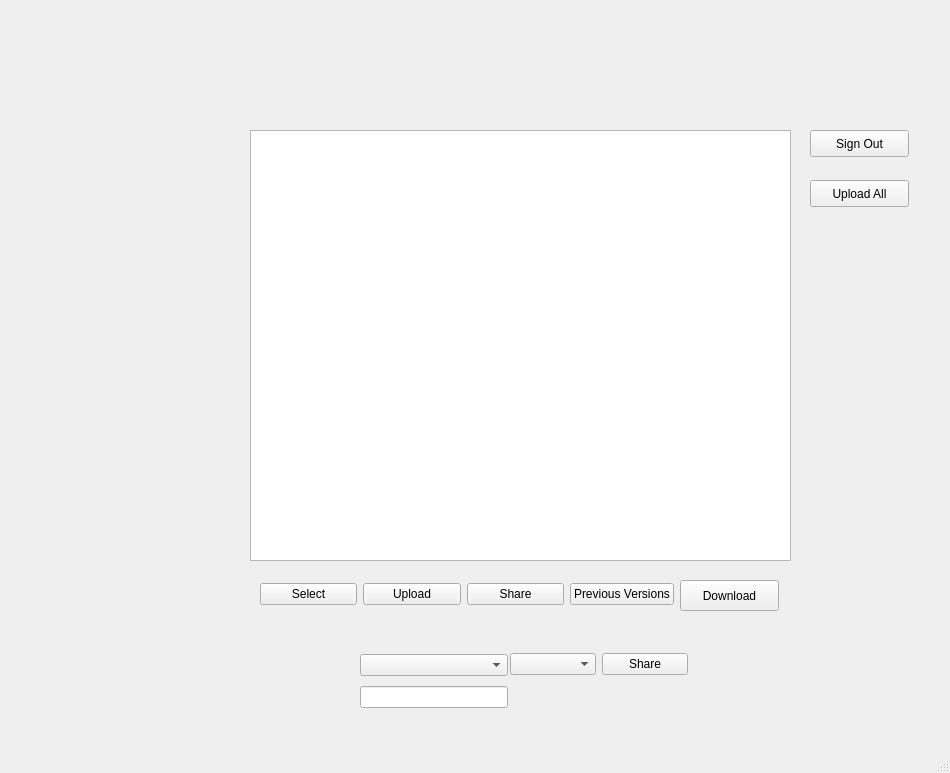
<?xml version="1.0" encoding="UTF-8"?>
<ui version="4.0">
 <class>afterlogin</class>
 <widget class="QMainWindow" name="afterlogin">
  <property name="geometry">
   <rect>
    <x>0</x>
    <y>0</y>
    <width>950</width>
    <height>773</height>
   </rect>
  </property>
  <property name="windowTitle">
   <string>MainWindow</string>
  </property>
  <widget class="QWidget" name="centralwidget">
   <widget class="QTreeView" name="treeView">
    <property name="geometry">
     <rect>
      <x>250</x>
      <y>130</y>
      <width>541</width>
      <height>431</height>
     </rect>
    </property>
   </widget>
   <widget class="QLabel" name="label">
    <property name="geometry">
     <rect>
      <x>260</x>
      <y>80</y>
      <width>491</width>
      <height>20</height>
     </rect>
    </property>
    <property name="text">
     <string/>
    </property>
   </widget>
   <widget class="QPushButton" name="signout">
    <property name="geometry">
     <rect>
      <x>810</x>
      <y>130</y>
      <width>99</width>
      <height>27</height>
     </rect>
    </property>
    <property name="text">
     <string>Sign Out</string>
    </property>
   </widget>
   <widget class="QPushButton" name="upload_all">
    <property name="geometry">
     <rect>
      <x>810</x>
      <y>180</y>
      <width>99</width>
      <height>27</height>
     </rect>
    </property>
    <property name="text">
     <string>Upload All</string>
    </property>
   </widget>
   <widget class="QLabel" name="label_2">
    <property name="geometry">
     <rect>
      <x>820</x>
      <y>90</y>
      <width>81</width>
      <height>31</height>
     </rect>
    </property>
    <property name="text">
     <string/>
    </property>
   </widget>
   <widget class="QWidget" name="layoutWidget">
    <property name="geometry">
     <rect>
      <x>260</x>
      <y>580</y>
      <width>414</width>
      <height>29</height>
     </rect>
    </property>
    <layout class="QHBoxLayout" name="horizontalLayout">
     <item>
      <widget class="QPushButton" name="select">
       <property name="text">
        <string>Select</string>
       </property>
      </widget>
     </item>
     <item>
      <widget class="QPushButton" name="upload">
       <property name="text">
        <string>Upload</string>
       </property>
      </widget>
     </item>
     <item>
      <widget class="QPushButton" name="share">
       <property name="text">
        <string>Share</string>
       </property>
      </widget>
     </item>
     <item>
      <widget class="QPushButton" name="prev">
       <property name="text">
        <string>Previous Versions</string>
       </property>
      </widget>
     </item>
    </layout>
   </widget>
   <widget class="QWidget" name="layoutWidget">
    <property name="geometry">
     <rect>
      <x>360</x>
      <y>650</y>
      <width>148</width>
      <height>62</height>
     </rect>
    </property>
    <layout class="QVBoxLayout" name="verticalLayout">
     <item>
      <widget class="QComboBox" name="comboBox"/>
     </item>
     <item>
      <widget class="QLineEdit" name="lineEdit"/>
     </item>
    </layout>
   </widget>
   <widget class="QWidget" name="layoutWidget">
    <property name="geometry">
     <rect>
      <x>510</x>
      <y>650</y>
      <width>178</width>
      <height>29</height>
     </rect>
    </property>
    <layout class="QHBoxLayout" name="horizontalLayout_2">
     <item>
      <widget class="QComboBox" name="comboBox_2"/>
     </item>
     <item>
      <widget class="QPushButton" name="share_2">
       <property name="text">
        <string>Share</string>
       </property>
      </widget>
     </item>
    </layout>
   </widget>
   <widget class="QLabel" name="label_3">
    <property name="geometry">
     <rect>
      <x>440</x>
      <y>0</y>
      <width>121</width>
      <height>121</height>
     </rect>
    </property>
    <property name="text">
     <string/>
    </property>
   </widget>
   <widget class="QPushButton" name="down">
    <property name="geometry">
     <rect>
      <x>680</x>
      <y>580</y>
      <width>99</width>
      <height>31</height>
     </rect>
    </property>
    <property name="text">
     <string>Download</string>
    </property>
   </widget>
   <zorder>treeView</zorder>
   <zorder>label</zorder>
   <zorder>signout</zorder>
   <zorder>upload_all</zorder>
   <zorder>label_2</zorder>
   <zorder>layoutWidget</zorder>
   <zorder>layoutWidget</zorder>
   <zorder>layoutWidget</zorder>
   <zorder>label_3</zorder>
   <zorder>down</zorder>
   <zorder>prev</zorder>
  </widget>
  <widget class="QMenuBar" name="menubar">
   <property name="geometry">
    <rect>
     <x>0</x>
     <y>0</y>
     <width>950</width>
     <height>25</height>
    </rect>
   </property>
  </widget>
  <widget class="QStatusBar" name="statusbar"/>
 </widget>
 <resources/>
 <connections/>
</ui>
